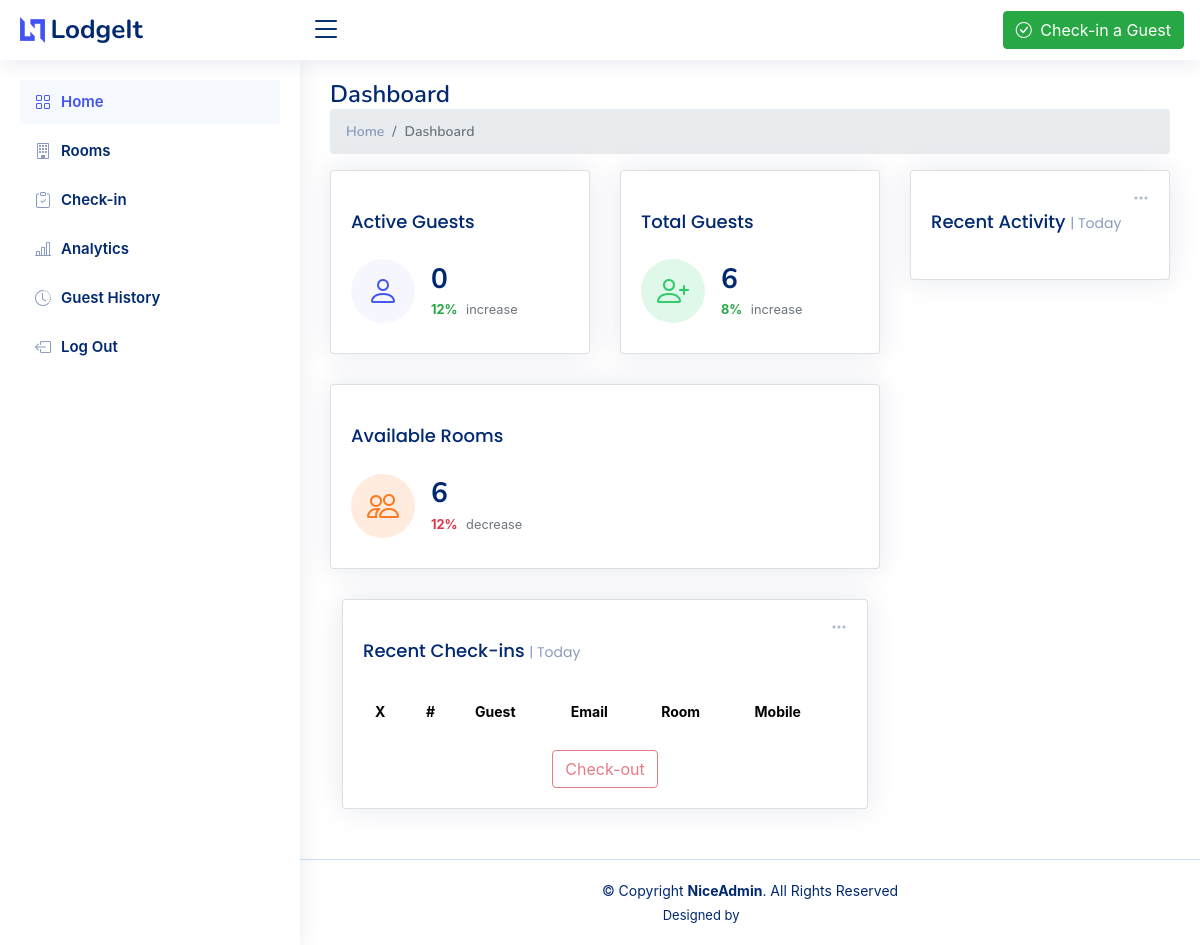
/ (signed in), run on an earlier commit of the app's database.
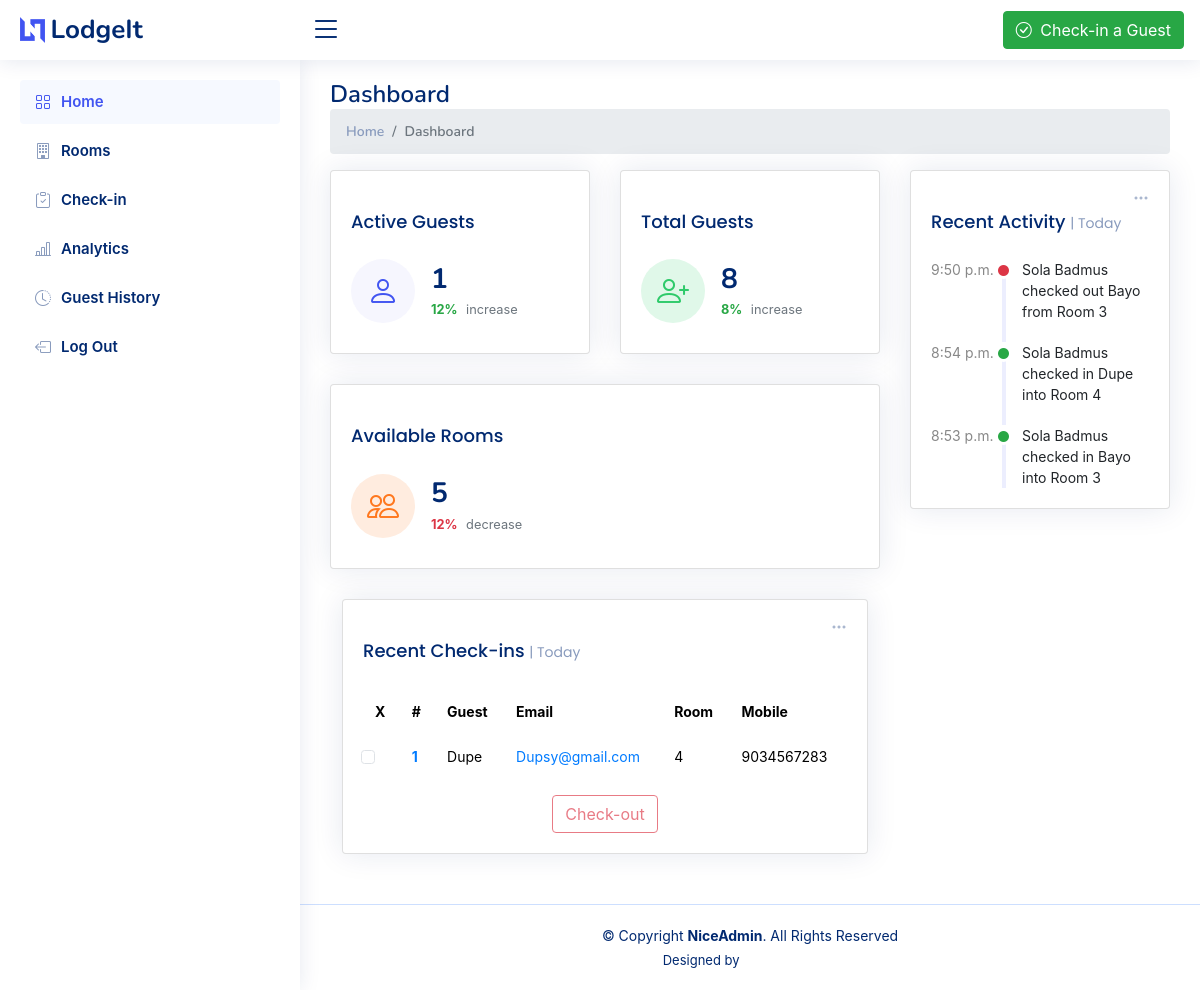
And on a later commit of the database.
### LodgeApp/models.py (models this page shows, shortened)
class Guest(models.Model):
    name = models.CharField(max_length=50)
    email = models.EmailField()
    number = models.IntegerField()
    room  = models.ForeignKey(Room, on_delete=models.CASCADE)
    check_in = models.DateTimeField(auto_now_add=True)
    staff = models.ForeignKey(Staff, on_delete=models.CASCADE)
    check_out = models.DateTimeField(null=True,blank=True)
    revenue = models.ForeignKey(Revenue, on_delete=models.CASCADE, null=True, blank=True)

class Room(models.Model):
    ROOM_NUMBERS = [(str(num),str(num)) for num in range(1,21)]
    ROOM_TYPES = [('regular', 'Regular'),
                   ('business', 'Business'),
                   ('executive', 'Executive')
                  ]
    room_number = models.CharField(max_length=2, choices=ROOM_NUMBERS, unique=True)
    room_status = models.BooleanField(default=False)
    room_price = models.IntegerField(default=10000)
    room_type = models.CharField(max_length=50, choices=ROOM_TYPES, default='Regular')

class Log(models.Model):
    staff = models.ForeignKey(Staff, on_delete=models.CASCADE)
    check_in_action = models.CharField(max_length=300, blank=True)
    check_out_action = models.CharField(max_length=300, blank=True)
    check_status = models.BooleanField(default=False)
    timestamp = models.DateTimeField()

### LodgeApp/views.py (the view)
# urls.py: path('', views.dashboard, name='dashboard'),
def dashboard(request):
    if not request.user.is_authenticated:
        return redirect('sign-in')
    logs = Log.objects.filter(timestamp__date=timezone.now().date()).order_by('-id')[:5]
    active_guests = Guest.objects.filter(check_out__isnull=True)
    total_guests = Guest.objects.count()
    available_rooms = Room.objects.filter(room_status=False).count()
    context = {
        'active_guests': active_guests,
        'total_guests': total_guests,
        'staff': request.user,
        'logs': logs,
        'available_rooms': available_rooms,
        'page_name':'Home'
    }
    return render(request, 'index.html', context)

### LodgeApp/templates/index.html (shortened to what this page needs)
{% extends 'base.html' %}
{% load static %}
{% load custom_filters %}
{% block content %}
<body>
    {% include 'partials/_header.html' %}
    {% include 'sidebar.html' %}
    <main id="main" class="main">
      <div class="pagetitle">
        <h1>Dashboard</h1>
        <nav>
          <ol class="breadcrumb">
            <li class="breadcrumb-item"><a href="{% url 'dashboard' %}">Home</a></li>
            <li class="breadcrumb-item active">Dashboard</li>
          </ol>
        </nav>
      </div>
      <section class="section dashboard">
        <div class="row">
          <div class="col-lg-8">
            <div class="row">
              <div class="col-xxl-4 col-md-6">
                <div class="card info-card sales-card">
                  <div class="card-body">
                    <h5 class="card-title">Active Guests </h5>
                    <div class="d-flex align-items-center">
                      <div
                        class="card-icon rounded-circle d-flex align-items-center justify-content-center"
                      >
                        <i class="bi bi-person"></i>
                      </div>
                      <div class="ps-3">
                        <h6>{{active_guests | length}}</h6>
                        <span class="text-success small pt-1 fw-bold">12%</span>
                        <span class="text-muted small pt-2 ps-1">increase</span>
                      </div>
                    </div>
                  </div>
                </div>
              </div>
              <div class="col-xxl-4 col-md-6">
                <div class="card info-card revenue-card">
                  <div class="card-body">
                    <h5 class="card-title">
                       Total Guests {% comment %}<span>| This Month</span> {% endcomment %}
                    </h5>
                    <div class="d-flex align-items-center">
                      <div
                        class="card-icon rounded-circle d-flex align-items-center justify-content-center"
                      >
                        <i class="bi bi-person-plus"></i>
                      </div>
                      <div class="ps-3">
                        <h6>{{total_guests}}</h6>
                        <span class="text-success small pt-1 fw-bold">8%</span>
                        <span class="text-muted small pt-2 ps-1">increase</span>
                      </div>
                    </div>
                  </div>
                </div>
              </div>
              <div class="col-xxl-4 col-xl-12">
                <div class="card info-card customers-card">
                  <div class="card-body">
                    <h5 class="card-title">
                       Available Rooms {% comment %}<span>| This Year</span> {% endcomment %}
                    </h5>
                    <div class="d-flex align-items-center">
                      <div
                        class="card-icon rounded-circle d-flex align-items-center justify-content-center"
                      >
                        <i class="bi bi-people"></i>
                      </div>
                      <div class="ps-3">
                        <h6>{{available_rooms}}</h6>
                        <span class="text-danger small pt-1 fw-bold">12%</span>
                        <span class="text-muted small pt-2 ps-1">decrease</span>
                      </div>
                    </div>
                  </div>
                </div>
              </div>
              <form action="{% url 'check-out' %}" method="post">
                <div class="col-12">
                    <div class="card recent-sales overflow-auto">
                        <div class="filter">
                            <a class="icon" href="#" data-bs-toggle="dropdown">
                                <i class="bi bi-three-dots"></i>
                            </a>
                        </div>
                        <div class="card-body">
                            <h5 class="card-title">
                                Recent Check-ins <span>| Today</span>
                            </h5>
                            <table class="table table-borderless datatable">
                                <thead>
                                    <tr>
                                        <th scope="col">X</th>
                                        <th scope="col">#</th>
                                        <th scope="col">Guest</th>
                                        <th scope="col">Email</th>
                                        <th scope="col">Room</th>
                                        <th scope="col">Mobile</th>
                                    </tr>
                                </thead>
                                <tbody>
                                    {% for guest in active_guests %}
                                    <tr>
                                        <td class="text-center">
                                            <input
                                                class="form-check-input me-1"
                                                type="checkbox"
                                                name="guest_ids"
                                                value="{{guest.id}}"
                                                aria-label="..."
                                            />
                                        </td>
                                        <th scope="row"><a href="#">{{ forloop.counter }}</a></th>
                                        <td>{{guest.name}}</td>
                                        <td>
                                            <a href="mailto:{{guest.email}}">{{guest.email}}</a>
                                        </td>
                                        <td>{{guest.room.room_number}}</td>
                                        <td>{{guest.number}}</td>
                                    </tr>
                                    {% endfor %}
                                </tbody>
                            </table>
                            <div class="text-center">
                                <button
                                    id="table-checkout"
                                    type="button"
                                    class="btn btn-outline-danger"
                                    data-bs-toggle="modal"
                                    data-bs-target="#verticalycentered"
                                >
                                    Check-out
                                </button>
                            </div>
                        </div>
                    </div>
                </div>
            </form>
            </div>
          </div>
          <div class="col-lg-4">
            <div class="card">
              <div class="filter">
                <a class="icon" href="#" data-bs-toggle="dropdown"
                  ><i class="bi bi-three-dots"></i
                ></a>
              </div>
              <div class="card-body">
                <h5 class="card-title">Recent Activity <span>| Today</span></h5>
                {% for log in logs %}
                <div class="activity">
                  <div class="activity-item d-flex">
                    <div class="activite-label">{{log.timestamp | add_one_hour | time:'P'}}</div>
                    {% if log.check_status %}
                        <i
                        class="bi bi-circle-fill activity-badge text-success align-self-start"
                      ></i>
                      <div class="activity-content">
                        {{log.check_in_action}}
                      </div>
                      {% else %}
                        <i
                        class="bi bi-circle-fill activity-badge text-danger align-self-start"
                      ></i>
                      <div class="activity-content">
                        {{log.check_out_action}}
                      </div>
                    {% endif %}
                  </div>
                {% endfor %}
                </div>
              </div>
            </div>
          </div>
        </div>
      </section>
    </main>
    <footer id="footer" class="footer">
      <div class="copyright">
        &copy; Copyright <strong><span>NiceAdmin</span></strong
        >. All Rights Reserved
      </div>
      <div class="credits">
        Designed by <a href="https://bootstrapmade.com/">BootstrapMade</a>
      </div>
    </footer>
  </body>
  {% endblock content %}

### LodgeApp/templates/base.html (shortened to what this page needs)
{% load static %}
<!DOCTYPE html>
<html lang="en">
  <head>
    {% include 'head.html' %}
  </head>
    {% block content %}
    {% endblock content %}
</html>

### LodgeApp/templates/head.html (shortened to what this page needs)
{% load static %}
<link
    href="{% static 'vendor/bootstrap/css/bootstrap.min.css' %}"
    rel="stylesheet"
/>
<link
    href="{% static 'vendor/bootstrap-icons/bootstrap-icons.css' %}"
    rel="stylesheet"
/>
<link
    href="{% static 'vendor/boxicons/css/boxicons.min.css' %}"
    rel="stylesheet"
/>
<link href="{% static 'vendor/quill/quill.snow.css' %}" rel="stylesheet" />
<link href="{% static 'vendor/quill/quill.bubble.css' %}" rel="stylesheet" />
<link href="{% static 'vendor/remixicon/remixicon.css' %}" rel="stylesheet" />
<link
    href="{% static 'vendor/simple-datatables/style.css' %}"
    rel="stylesheet"
/>
<link href="{% static 'css/style.css' %}" rel="stylesheet" />
<link rel="stylesheet" href="{% static 'css/room-carousel.css' %}">

### LodgeApp/templates/partials/_header.html
{% load static %}
<header id="header" class="header fixed-top d-flex align-items-center">
    <div class="d-flex align-items-center justify-content-between">
        <a href="{% url 'dashboard' %}" class="logo d-flex align-items-center">
        <img src="{% static 'img/logo.png' %}" alt="" />
        <span class="d-none d-lg-block">LodgeIt</span>
        </a>
        <i class="bi bi-list toggle-sidebar-btn"></i>
    </div>
    <nav class="header-nav ms-auto">
        <ul class="d-flex align-items-center">
        <li class="nav-item pe-3">
            <a href="{% url 'check-in' %}">
            <button type="button" class="btn btn-success">
                <i class="bi bi-check-circle me-1"></i> Check-in a Guest
            </button>
            </a>
        </li>
        </ul>
    </nav>
    </header>

### LodgeApp/templates/sidebar.html
{% load static %}
<aside id="sidebar" class="sidebar">
    <ul class="sidebar-nav" id="sidebar-nav">
      <li class="nav-item">
        <a class="nav-link" href="{% url 'dashboard' %}">
          <i class="bi bi-grid"></i>
          <span>Home</span>
        </a>
      </li>
      <li class="nav-item">
        <a class="nav-link collapsed" href="{% url 'rooms' %}">
          <i class="bi bi-building"></i>
          <span>Rooms</span>
        </a>
      </li>
      <li class="nav-item">
        <a class="nav-link collapsed" href="{% url 'check-in' %}">
          <i class="bi bi-clipboard-check"></i>
          <span>Check-in</span>
        </a>
      </li>
      <li class="nav-item">
        <a class="nav-link collapsed" href="{% url 'analytics' %}">
          <i class="bi bi-bar-chart-line"></i>
          <span>Analytics</span>
        </a>
      </li>
      <li class="nav-item">
        <a class="nav-link collapsed" href="{% url 'history' %}">
          <i class="bi bi-clock-history"></i>
          <span>Guest History</span>
        </a>
      </li>
      <li class="nav-item">
        <a class="nav-link collapsed" href="{% url 'logout' %}">
          <i class="bi bi-box-arrow-left"></i>
          <span>Log Out</span>
        </a>
      </li>
    </ul>
  </aside>

### LodgeApp/templates/scripts.html (shortened to what this page needs)
{% load static %}

What changed in the data, as far as the page shows it:
added Guest: name "Dupe", email "Dupsy@gmail.com", room.room_number "4", number "9034567283"
added Log: timestamp|add_one_hour "9:50 p.m.", check_out_action "Sola Badmus checked out Bayo from Room 3"
added Log: timestamp|add_one_hour "8:54 p.m.", check_in_action "Sola Badmus checked in Dupe into Room 4"
added Log: timestamp|add_one_hour "8:53 p.m.", check_in_action "Sola Badmus checked in Bayo into Room 3"
Also different on the page:
{{ active_guests | length }}: "0" → "1"
{{ total_guests }}: "6" → "8"
{{ available_rooms }}: "6" → "5"
